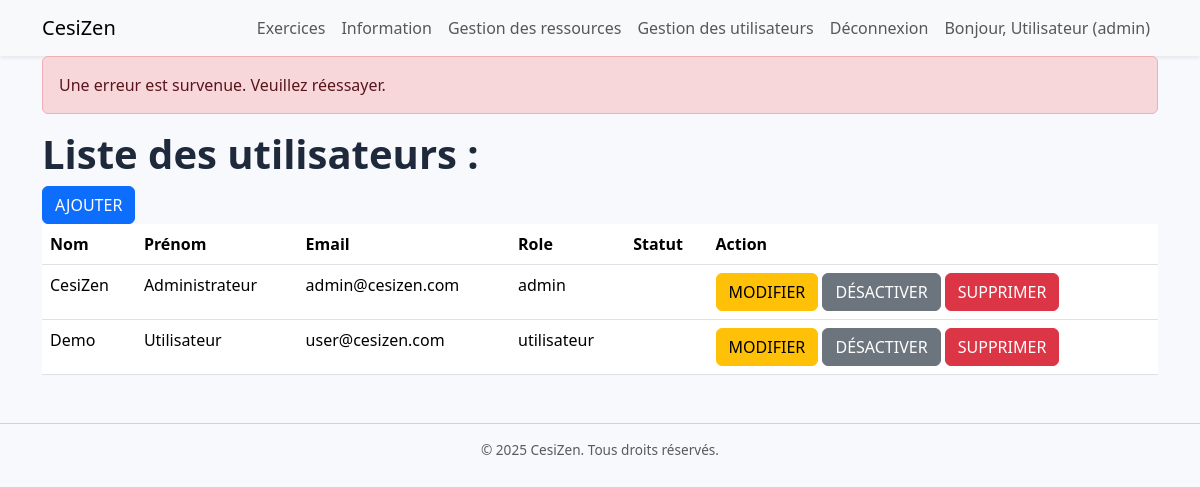
The page /vues/vueGestionUser.php?message=error&type=missing_id (signed in) on the database its author committed.
### tables this page shows
CREATE TABLE users (
    id INT AUTO_INCREMENT PRIMARY KEY,
    username VARCHAR(50) NOT NULL UNIQUE,
    prenom VARCHAR(50),
    nom VARCHAR(50),
    email VARCHAR(100) NOT NULL UNIQUE,
    tel VARCHAR(20),
    adresse VARCHAR(255),
    password VARCHAR(255) NOT NULL,
    est_actif TINYINT(1) DEFAULT 1,
    role ENUM('admin', 'utilisateur') NOT NULL DEFAULT 'utilisateur',
    created_at TIMESTAMP DEFAULT CURRENT_TIMESTAMP,
    updated_at TIMESTAMP DEFAULT CURRENT_TIMESTAMP ON UPDATE CURRENT_TIMESTAMP,
    last_login TIMESTAMP NULL,
    failed_login_attempts INT DEFAULT 0,
    locked_until TIMESTAMP NULL,
    
     
    INDEX idx_email (email),
    INDEX idx_username (username),
    INDEX idx_role (role),
    INDEX idx_est_actif (est_actif)
);

### vues/vueGestionUser.php (the view, shortened to what this page needs)
<?php
$db = (new Database())->getConnection();
$stmt = $db->query("SELECT * FROM users");
$users = $stmt->fetchAll(PDO::FETCH_ASSOC);
?>
<?php include 'header.php'; ?>
<div class="container">
    <?php if (isset($_GET['message']) && $_GET['message'] === 'success'): ?>
        <?php if ($_GET['type'] === 'add'): ?>
            <div class="alert alert-success">
                Utilisateur ajouté avec succès
            </div>
        <?php elseif ($_GET['type'] === 'update'): ?>
            <div class="alert alert-success">
                Utilisateur modifié avec succès
            </div>
        <?php elseif ($_GET['type'] === 'delete'): ?>
            <div class="alert alert-success">
                Suppression effectuée
            </div>
        <?php elseif ($_GET['type'] === 'disable'): ?>
            <div class="alert alert-success">
                Compte utilisateur désactivé avec succès
            </div>
        <?php elseif ($_GET['type'] === 'enable'): ?>
            <div class="alert alert-success">
                Compte utilisateur réactivé avec succès
            </div>
        <?php endif; ?>
    <?php elseif (isset($_GET['message']) && $_GET['message'] === 'error'): ?>
        <div class="alert alert-danger">
            <?php if ($_GET['type'] === 'missing_info'): ?>
                Informations manquantes. Veuillez remplir tous les champs obligatoires.
            <?php else: ?>
                Une erreur est survenue. Veuillez réessayer.
            <?php endif; ?>
        </div>
    <?php endif; ?>
    <h1>Liste des utilisateurs :</h1>
    <a href="ajoutUser.php" class="btn btn-primary">AJOUTER</a>
    <table class="table">
        <thead>
            <tr>
                <th>Nom</th>
                <th>Prénom</th>
                <th>Email</th>
                <th>Role</th>
                <th>Statut</th>
                <th>Action</th>
            </tr>
        </thead>
        <tbody>
            <?php foreach ($users as $user) : ?>
                <tr>
                    <td><?= htmlspecialchars($user['nom'] ?? '') ?></td>
                    <td><?= htmlspecialchars($user['prenom'] ?? '') ?></td>
                    <td><?= htmlspecialchars($user['email'] ?? '') ?></td>
                    <td><?= htmlspecialchars($user['role'] ?? '') ?></td>
                    <td>
                        <?php if (isset($user['est_actif']) && $user['est_actif'] == 0): ?>
                            <span class="badge badge-danger">Désactivé</span>
                        <?php else: ?>
                            <span class="badge badge-success">Actif</span>
                        <?php endif; ?>
                    </td>
                    <td>
                        <a href="modifierUser.php?id=<?= $user['id'] ?>" class="btn btn-warning">MODIFIER</a>
                        <?php if (!isset($user['est_actif']) || $user['est_actif'] == 1): ?>
                            <form action="../controleur/gestionUser.php" method="post" style="display:inline;" onsubmit="return confirm('Confirmer la désactivation de ce compte ?');">
                                <button type="submit" class="btn btn-secondary">DÉSACTIVER</button>
                            </form>
                        <?php endif; ?>
                        <form action="../controleur/gestionUser.php" method="post" style="display:inline;" onsubmit="return confirm('Confirmer la suppression de cet utilisateur ?');">
                            <button type="submit" class="btn btn-danger">SUPPRIMER</button>
                        </form>
                    </td>
                </tr>
            <?php endforeach; ?>
        </tbody>
    </table>
</div>
<?php include 'composants/footer.php'; ?>

### assets/css/styles.css (style rules this page uses)
body { background-color: #f7f9fc; font-family: 'Segoe UI', Tahoma, Geneva, Verdana, sans-serif; color: #333; margin: 0; padding: 0; }
h1 { font-weight: 700; color: #1e293b; }

### rows shown on the page
users: nom "CesiZen", prenom "Administrateur", email "admin@cesizen.com", role "admin"
users: nom "Demo", prenom "Utilisateur", email "user@cesizen.com", role "utilisateur"

### other values the page prints
$nom "Utilisateur"
$role "admin"
